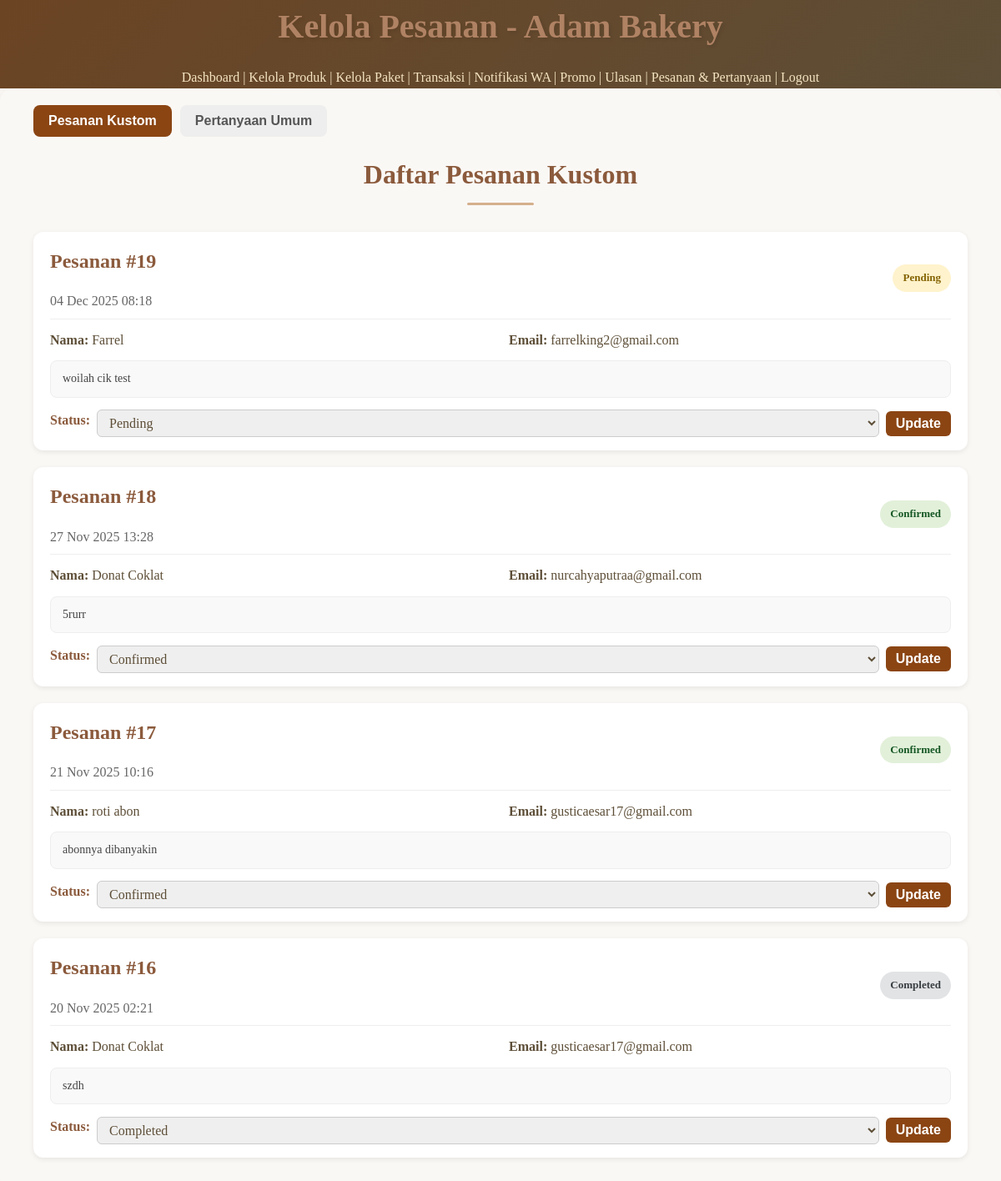
The app's page /admin/view_custom_orders.php (signed in), older data.
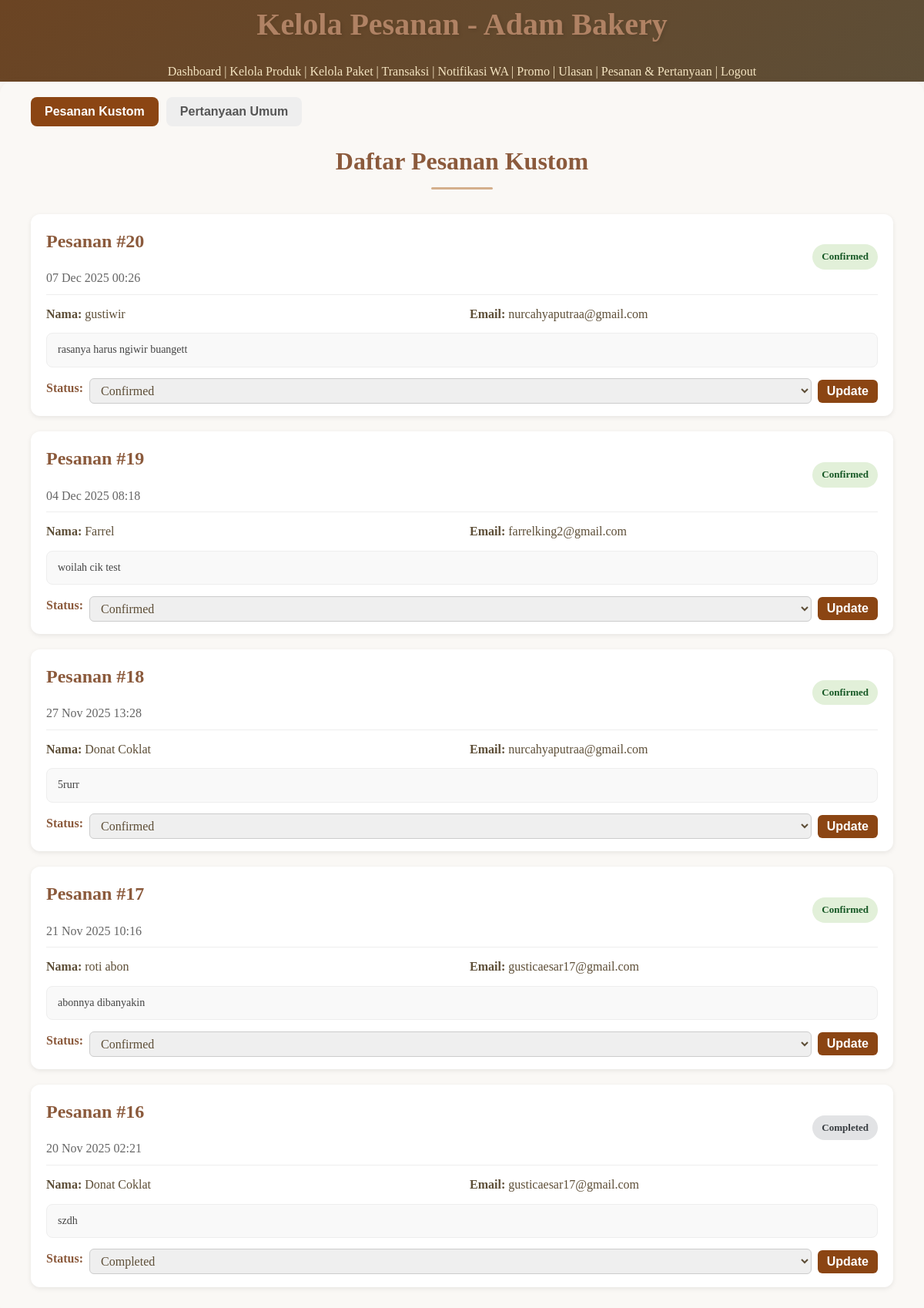
The same page, newer data.
### tables this page shows
CREATE TABLE `kontak` (
  `id` int(11) NOT NULL AUTO_INCREMENT,
  `nama` varchar(255) NOT NULL,
  `email` varchar(255) NOT NULL,
  `pesan` text NOT NULL,
  `jenis_kontak` enum('ulasan','custom_order','pertanyaan') DEFAULT 'ulasan',
  `custom_order_details` text DEFAULT NULL,
  `budget_range` varchar(100) DEFAULT NULL,
  `event_date` date DEFAULT NULL,
  `jumlah_porsi` int(11) DEFAULT NULL,
  `status` enum('pending','reviewed','quoted','confirmed','completed','cancelled') NOT NULL DEFAULT 'pending',
  `created_at` timestamp NOT NULL DEFAULT current_timestamp(),
  `admin_reply` text DEFAULT NULL COMMENT 'Jawaban admin',
  `admin_notified_at` timestamp NULL DEFAULT NULL COMMENT 'Waktu notifikasi admin dikirim',
  `admin_notified_status` enum('pending','sent','failed') DEFAULT 'pending' COMMENT 'Status pengiriman notifikasi ke admin (pending/sent/failed)',
  PRIMARY KEY (`id`),
  KEY `idx_kontak_jenis` (`jenis_kontak`),
  KEY `idx_kontak_status` (`status`)
);

### admin/view_custom_orders.php (the view, shortened to what this page needs)
<?php
include '../backend/db.php';
$sql_custom = "SELECT * FROM kontak WHERE jenis_kontak = 'custom_order' ORDER BY created_at DESC";
$result_custom = $conn->query($sql_custom);
function getStatusStyle($status) {
    switch ($status) {
        case 'pending': return ['#fff3cd', '#856404'];
        case 'confirmed': return ['#e2f0d9', '#155724'];
        case 'completed': return ['#e2e3e5', '#383d41'];
    }
}
?>
<!DOCTYPE html>
<html lang="id">
<head>
    <link rel="stylesheet" href="/assets/css/style.css">
</head>
<body>
<header class="admin-header">
    <h1>Kelola Pesanan - Adam Bakery</h1>
    <nav class="admin-nav">
        <a href="dashboard.php">Dashboard</a> |
        <a href="manage_products.php">Kelola Produk</a> |
        <a href="manage_packages.php">Kelola Paket</a> |
        <a href="view_transactions.php">Transaksi</a> |
        <a href="wa_notifications.php">Notifikasi WA</a> |
        <a href="admin_promos.php">Promo</a> |
        <a href="view_reviews.php">Ulasan</a> |
        <a href="view_custom_orders.php">Pesanan & Pertanyaan</a> |
        <a href="logout.php">Logout</a>
    </nav>
</header>
<main>
    <div class="tabs">
        <button class="tab-btn active" data-tab="custom">Pesanan Kustom</button>
        <button class="tab-btn" data-tab="question">Pertanyaan Umum</button>
    </div>
    <div id="tab-custom" class="tab-content active">
        <h2>Daftar Pesanan Kustom</h2>
        <?php if ($result_custom->num_rows > 0): ?>
            <?php while ($order = $result_custom->fetch_assoc()):
                [$bgColor, $textColor] = getStatusStyle($order['status']); ?>
                <div class="order-card">
                    <div class="order-header">
                        <div>
                            <h3>Pesanan #<?= (int)$order['id'] ?></h3>
                            <p style="color:#666;margin:0;">
                                <?= date('d M Y H:i', strtotime($order['created_at'])) ?>
                            </p>
                        </div>
                        <span class="status-badge" style="background:<?= htmlspecialchars($bgColor, ENT_QUOTES, 'UTF-8') ?>;color:<?= htmlspecialchars($textColor, ENT_QUOTES, 'UTF-8') ?>;">
                            <?= htmlspecialchars(ucfirst($order['status']), ENT_QUOTES, 'UTF-8') ?>
                        </span>
                    </div>
                    <div class="detail-grid">
                        <div><b>Nama:</b> <?= htmlspecialchars($order['nama']) ?></div>
                        <div><b>Email:</b> <?= htmlspecialchars($order['email']) ?></div>
                    </div>
                    <?php if ($order['custom_order_details']): ?>
                        <div class="detail-box"><?= nl2br(htmlspecialchars($order['custom_order_details'])) ?></div>
                    <?php endif; ?>
                    <form method="post" class="status-form">
                        <label>Status:</label>
                        <select name="status">
                            <?php foreach(['pending','reviewed','quoted','confirmed','completed','cancelled'] as $st): ?>
                                <option value="<?= htmlspecialchars($st, ENT_QUOTES, 'UTF-8') ?>" <?= $order['status']==$st?'selected':''; ?>><?= htmlspecialchars(ucfirst($st), ENT_QUOTES, 'UTF-8') ?></option>
                            <?php endforeach; ?>
                        </select>
                        <button type="submit" name="update_status">Update</button>
                    </form>
                </div>
            <?php endwhile; ?>
        <?php else: ?>
            <div class="no-orders">Belum ada pesanan kustom.</div>
        <?php endif; ?>
    </div>
</main>
</body>
</html>

Row changes from the older to the newer data that the page shows:
added kontak: id "20", created_at "07 Dec 2025 00:26", status "Confirmed", nama "gustiwir", email "nurcahyaputraa@gmail.com", custom_order_details "rasanya harus ngiwir buangett"
changed kontak "04 Dec 2025 08:18": status "Pending" → "Confirmed"
